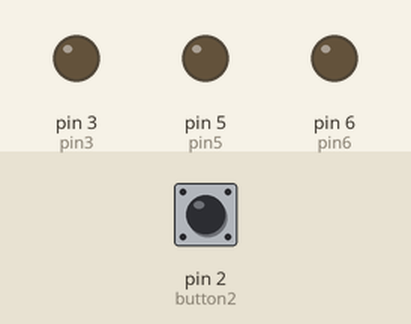
Bench run of a sketch on a simulated Arduino Uno, built with avr-gcc and run on an emulated ATmega328P. Shown: output pins drawn as LEDs (lit = HIGH). The inputs (shaded band) are chosen by the test bench; at power-on: pin 2 (button2) LOW.

Above: at 1.2 s.
1.3 s: pin 2 (button2) pulled HIGH for 0.15 s
At 2.1 s:
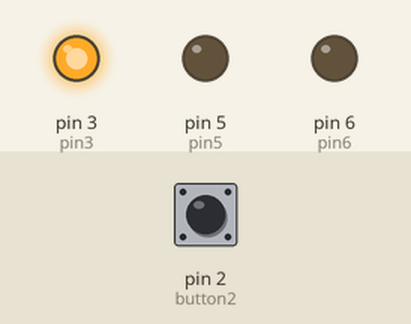
4.4 s: pin 2 (button2) pulled HIGH for 1 s
At 5.7 s:
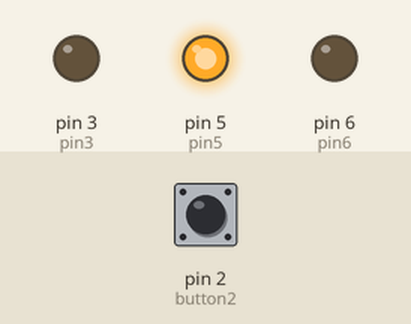
8.4 s: pin 2 (button2) pulled HIGH for 3.2 s
At 10.7 s:
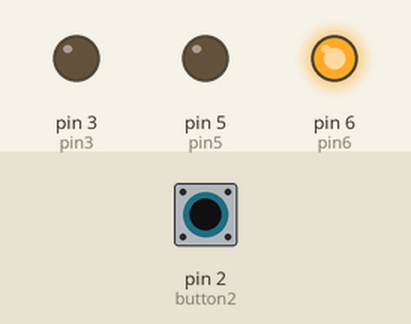
Timing chart, 0 to 15.9 s (numbered marks = the images above; inputs shaded):
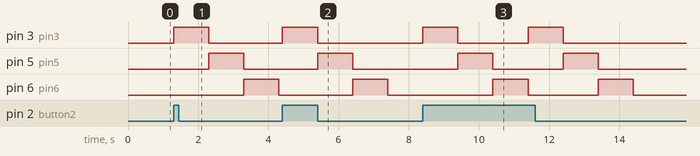

The sketch:

Punto7.ino
```cpp
// inicializa los pines de los LED's y el boton
int pin3 = 3;
int pin5 = 5;
int pin6 = 6;
int button2 = 2;
// inicializa la variable donde guarda el valor del boton
int valor = 0;

// the setup function runs once when you press reset or power the board
void setup() {
  pinMode(button2, INPUT);// boton
  pinMode(pin3, OUTPUT); // luz verde
  pinMode(pin5, OUTPUT); // luz amarilla
  pinMode(pin6, OUTPUT); // luz roja
}

// the loop function runs over and over again forever
void loop() {
  valor = digitalRead(button2);
  if (valor == HIGH){
    // ENCIENDE EL LED DEL PIN 3
    digitalWrite(pin3, HIGH);   // turn the LED on (HIGH is the voltage level)
    delay(1000);                       // wait for a second
    digitalWrite(pin3, LOW);

    // ENCIENDE EL LED DEL PIN 5
    digitalWrite(pin5, HIGH);
    delay(1000);                       // wait for a second
    digitalWrite(pin5, LOW);

    // ENCIENDE EL LED DEL PIN 6
    digitalWrite(pin6, HIGH);
    delay(1000);                       // wait for a second
    digitalWrite(pin6, LOW);
  }
}
```

Measured:
- after the input at 1.3 s, pin 3 (pin3): LOW → HIGH at once, → LOW 1.0 s later; pin 5 (pin5): LOW → HIGH after 1.0 s, → LOW 1.0 s later; pin 6 (pin6): LOW → HIGH after 2.0 s, → LOW 1.0 s later
- after the input at 4.4 s, pin 3 (pin3): LOW → HIGH at once, → LOW 1.0 s later; pin 5 (pin5): LOW → HIGH after 1.0 s, → LOW 1.0 s later; pin 6 (pin6): LOW → HIGH after 2.0 s, → LOW 1.0 s later
- after the input at 8.4 s, pin 3 (pin3): alternates HIGH for 1.0 s and LOW for 2.0 s, 4 changes in all, then stays LOW, starting at once; pin 5 (pin5): alternates HIGH for 1.0 s and LOW for 2.0 s, 4 changes in all, then stays LOW, starting after 1.0 s
